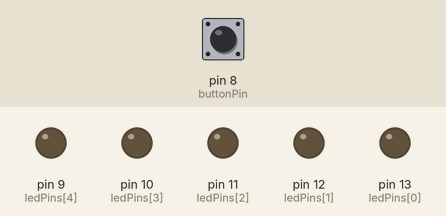
This sketch was run on a simulated Arduino Uno, built with avr-gcc and run on an emulated ATmega328P. Parts: output pins drawn as LEDs (lit = HIGH). The test bench sets the inputs (shaded band); at power-on: pin 8 (buttonPin) LOW.

Above: at 1.2 s.
1.3 s: pin 8 (buttonPin) pulled HIGH for 0.15 s
At 1.37 s:
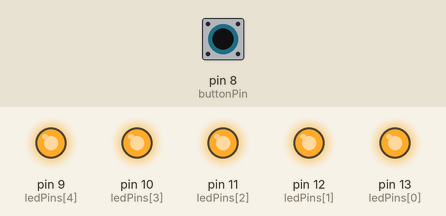
2.9 s: pin 8 (buttonPin) pulled HIGH for 3.2 s
At 7.4 s:
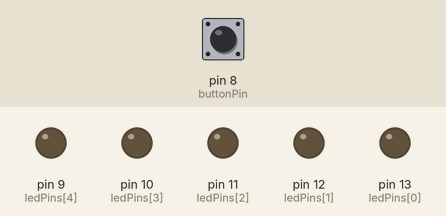
Timing chart, 0 to 8.9 s (numbered marks = the images above; inputs shaded):
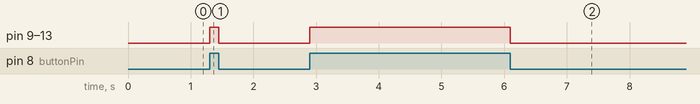

Measured:
- after the input at 1.3 s, pin 9 (ledPins[4]), pin 10 (ledPins[3]), pin 11 (ledPins[2]), pin 12 (ledPins[1]), pin 13 (ledPins[0]): LOW → HIGH at once, → LOW 0.15 s later
- after the input at 2.9 s, pin 9 (ledPins[4]), pin 10 (ledPins[3]), pin 11 (ledPins[2]), pin 12 (ledPins[1]), pin 13 (ledPins[0]): LOW → HIGH at once, → LOW 3.2 s later

The sketch:

button_led.ino
```cpp
/*
Curso Arduino SENAI
Ex 3: pressionar botões com arduino.
Lucas Barboza Costa
*/

// Variaveis dos Pinos
const int ledPins[] = {13, 12, 11, 10, 9};
const int buttonPin = 8;
// Variaveis Estado
int buttonState;
bool ledState = false;

void setup()
{
  pinMode(buttonPin, INPUT);
  for (int i = 0; i < sizeof(ledPins) / sizeof(ledPins[0]); i++) {
    pinMode(ledPins[i], OUTPUT);
  }
}

void loop()
{
  buttonState = digitalRead(buttonPin);
  if (buttonState == HIGH) {
    if (ledState == false) {
      for (int i = 0; i < sizeof(ledPins) / sizeof(ledPins[0]); i++) {
      	digitalWrite(ledPins[i], HIGH);
      	ledState = true;
      }
    }
  }
    else{
      for (int i = 0; i < sizeof(ledPins) / sizeof(ledPins[0]); i++) {
      	digitalWrite(ledPins[i], LOW);
      	ledState = false;
      }
   }
}
```
